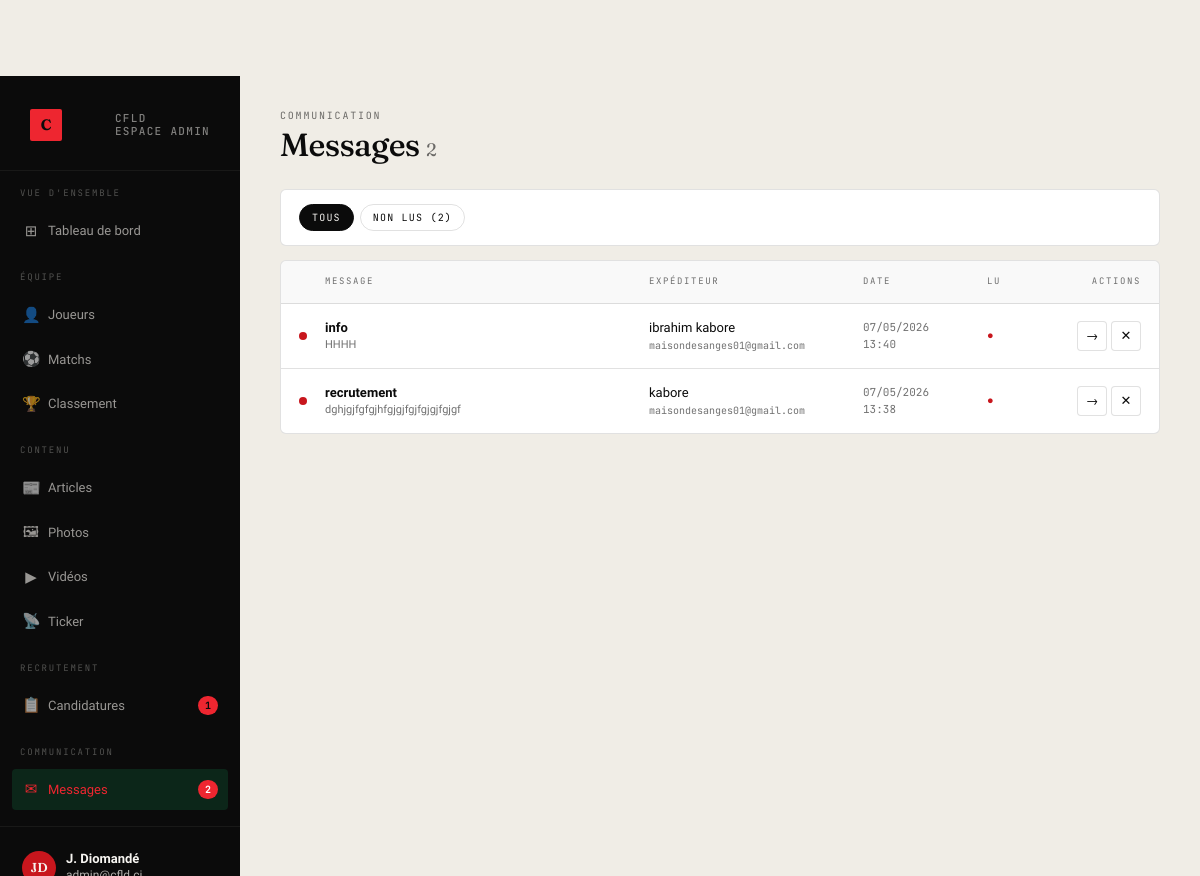
/admin-cfld/messages/ (signed in), run on an earlier commit of the app's database.
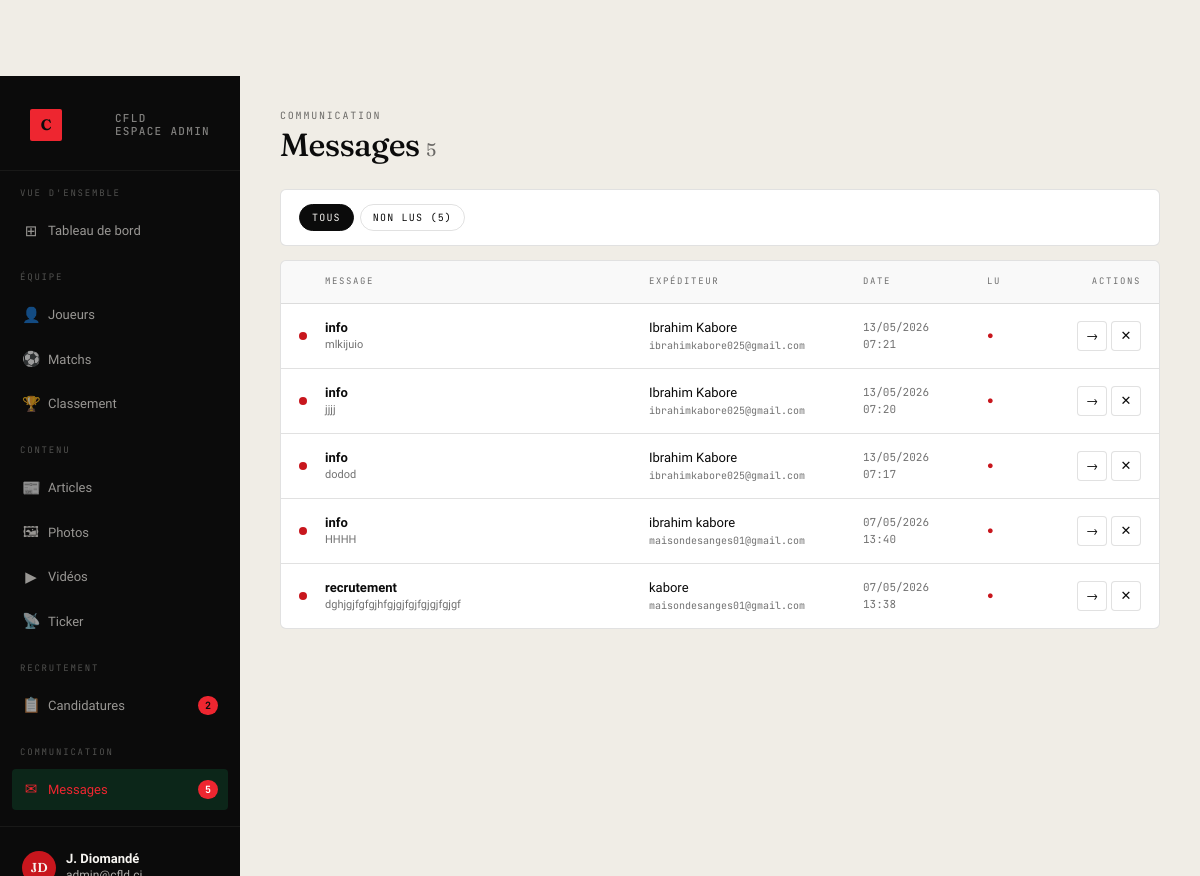
And on a later commit of the database.
### contact/models.py (models this page shows, shortened)
class Message(models.Model):
    SUJET_CHOICES = [
        ('info', 'Informations générales'),
        ('recrutement', 'Recrutement'),
        ('partenariat', 'Partenariat'),
        ('presse', 'Presse & médias'),
        ('autre', 'Autre'),
    ]
    nom = models.CharField(max_length=100)
    email = models.EmailField()
    sujet = models.CharField(max_length=15, choices=SUJET_CHOICES, default='info')
    message = models.TextField()
    date_envoi = models.DateTimeField(default=timezone.now)
    lu = models.BooleanField(default=False)
    class Meta:
        ordering = ['-date_envoi']
        verbose_name = 'Message'
        verbose_name_plural = 'Messages'

### recrutement/admin_views.py (the view)
# urls.py: path('messages/',                   v.admin_messages,       name='admin_messages'),
@staff_required
def admin_messages(request):
    filtre = request.GET.get('filtre', 'all')
    qs = Message.objects.all()
    if filtre == 'non_lu':
        qs = qs.filter(lu=False)
    ctx = _base_ctx(request, 'messages')
    ctx.update({'messages_list': qs, 'filtre': filtre,
                'total': Message.objects.count()})
    return render(request, 'admin_cfld/messages.html', ctx)

### recrutement/admin_views.py (called while the page is built)
def staff_required(view_func):
    @wraps(view_func)
    def wrapper(request, *args, **kwargs):
        if not request.user.is_authenticated or not request.user.is_staff:
            return redirect('login')
        return view_func(request, *args, **kwargs)
    return wrapper

def _base_ctx(request, section=''):
    return {
        'pending_count': Candidature.objects.filter(statut='pending').count(),
        'unread_count':  Message.objects.filter(lu=False).count(),
        'section':       section,
    }

### templates/admin_cfld/messages.html (shortened to what this page needs)
{% extends "admin_cfld/base.html" %}
{% block content %}
<div class="page-header">
  <div>
    <span class="eyebrow">Communication</span>
    <h1>Messages <span style="font-size:18px;color:var(--muted);font-weight:400;">{{ total }}</span></h1>
  </div>
</div>
<div class="filter-bar">
  <div class="f-pills">
    <a href="?" class="f-pill {% if filtre == 'all' %}active{% endif %}">Tous</a>
    <a href="?filtre=non_lu" class="f-pill {% if filtre == 'non_lu' %}active{% endif %}">Non lus{% if unread_count %} ({{ unread_count }}){% endif %}</a>
  </div>
</div>
<div class="t-wrap">
  <div class="t-row t-head" style="grid-template-columns:12px 1fr 200px 110px 60px 80px;">
    <div>Message</div>
    <div>Expéditeur</div>
    <div>Date</div>
    <div>Lu</div>
    <div style="text-align:right;">Actions</div>
  </div>
  {% for msg in messages_list %}
  <div class="t-row" id="row-msg{{ msg.pk }}" style="grid-template-columns:12px 1fr 200px 110px 60px 80px;">
    <div>
      {% if not msg.lu %}
        <div style="width:8px;height:8px;border-radius:50%;background:var(--green);flex-shrink:0;"></div>
      {% endif %}
    </div>
    <div>
      <div style="font-weight:{% if not msg.lu %}600{% else %}400{% endif %};font-size:13px;">{{ msg.sujet|truncatechars:60 }}</div>
      <div style="font-size:11px;color:var(--muted);">{{ msg.message|truncatechars:100 }}</div>
    </div>
    <div>
      <div style="font-size:13px;">{{ msg.nom }}</div>
      <div style="font-family:var(--font-mono);font-size:10px;color:var(--muted);">{{ msg.email }}</div>
    </div>
    <div style="font-family:var(--font-mono);font-size:11px;color:var(--muted);">{{ msg.date_envoi|date:"d/m/Y" }}<br>{{ msg.date_envoi|date:"H:i" }}</div>
    <div style="font-family:var(--font-mono);font-size:11px;">{% if msg.lu %}✓{% else %}<span style="color:var(--green);">●</span>{% endif %}</div>
    <div class="actions">
      <a href="{% url 'admin_message_detail' msg.pk %}" class="t-btn" title="Lire">→</a>
      <button class="t-btn del" title="Supprimer" onclick="confirmDelete('{% url 'admin_message_delete' msg.pk %}', document.getElementById('row-msg{{ msg.pk }}'))">✕</button>
    </div>
  </div>
  {% empty %}
  <div class="empty-state">Aucun message</div>
  {% endfor %}
</div>
{% endblock %}

### templates/admin_cfld/base.html (shortened to what this page needs)
{% load static %}
<!doctype html>
<html lang="fr">
<head>
<link rel="stylesheet" href="{% static 'style.css' %}">
</head>
<body>
<div class="admin-shell">
  <aside class="sidebar">
    <div class="sidebar-top">
      <a href="{% url 'admin_dashboard' %}" class="sidebar-brand">
        <span class="bm">C</span>
        <span class="bt">CFLD<br>Espace admin</span>
      </a>
    </div>
    <nav class="sidebar-nav">
      <div class="nav-section">Vue d'ensemble</div>
      <a href="{% url 'admin_dashboard' %}" {% if section == 'dashboard' %}class="active"{% endif %}>
        <span class="icon">⊞</span><span class="lbl">Tableau de bord</span>
      </a>
      <div class="nav-section">Équipe</div>
      <a href="{% url 'admin_joueurs' %}" {% if section == 'joueurs' %}class="active"{% endif %}>
        <span class="icon">👤</span><span class="lbl">Joueurs</span>
      </a>
      <a href="{% url 'admin_matchs' %}" {% if section == 'matchs' %}class="active"{% endif %}>
        <span class="icon">⚽</span><span class="lbl">Matchs</span>
      </a>
      <a href="{% url 'admin_classement' %}" {% if section == 'classement' %}class="active"{% endif %}>
        <span class="icon">🏆</span><span class="lbl">Classement</span>
      </a>
      <div class="nav-section">Contenu</div>
      <a href="{% url 'admin_articles' %}" {% if section == 'articles' %}class="active"{% endif %}>
        <span class="icon">📰</span><span class="lbl">Articles</span>
      </a>
      <a href="{% url 'admin_photos' %}" {% if section == 'photos' %}class="active"{% endif %}>
        <span class="icon">🖼</span><span class="lbl">Photos</span>
      </a>
      <a href="{% url 'admin_videos' %}" {% if section == 'videos' %}class="active"{% endif %}>
        <span class="icon">▶</span><span class="lbl">Vidéos</span>
      </a>
      <a href="{% url 'admin_ticker' %}" {% if section == 'ticker' %}class="active"{% endif %}>
        <span class="icon">📡</span><span class="lbl">Ticker</span>
      </a>
      <div class="nav-section">Recrutement</div>
      <a href="{% url 'admin_candidatures' %}" {% if section == 'candidatures' %}class="active"{% endif %}>
        <span class="icon">📋</span><span class="lbl">Candidatures</span>
        {% if pending_count %}<span class="badge">{{ pending_count }}</span>{% endif %}
      </a>
      <div class="nav-section">Communication</div>
      <a href="{% url 'admin_messages' %}" {% if section == 'messages' %}class="active"{% endif %}>
        <span class="icon">✉</span><span class="lbl">Messages</span>
        {% if unread_count %}<span class="badge red">{{ unread_count }}</span>{% endif %}
      </a>
    </nav>
    <div class="sidebar-footer">
      <div class="sidebar-user">
        <div class="av">{{ request.user.first_name|slice:":1"|upper }}{{ request.user.last_name|slice:":1"|upper }}</div>
        <div class="info">
          <strong>{{ request.user.get_full_name|default:request.user.username }}</strong>
        </div>
      </div>
    </div>
  </aside>
  <main class="admin-main">
    {% block content %}{% endblock %}
  </main>
</div>
</body>
</html>

What changed in the data, as far as the page shows it:
added Message: lu False (drawn), sujet "info", message "mlkijuio", nom "Ibrahim Kabore", email "ibrahimkabore025@gmail.com", date_envoi "13/05/2026", date_envoi "07:21"
added Message: lu False (drawn), sujet "info", message "jjjj", nom "Ibrahim Kabore", email "ibrahimkabore025@gmail.com", date_envoi "13/05/2026", date_envoi "07:20"
added Message: lu False (drawn), sujet "info", message "dodod", nom "Ibrahim Kabore", email "ibrahimkabore025@gmail.com", date_envoi "13/05/2026", date_envoi "07:17"
Also different on the page:
{{ pending_count }}: "1" → "2"
{{ unread_count }}: "2" → "5"
{{ total }}: "2" → "5"
